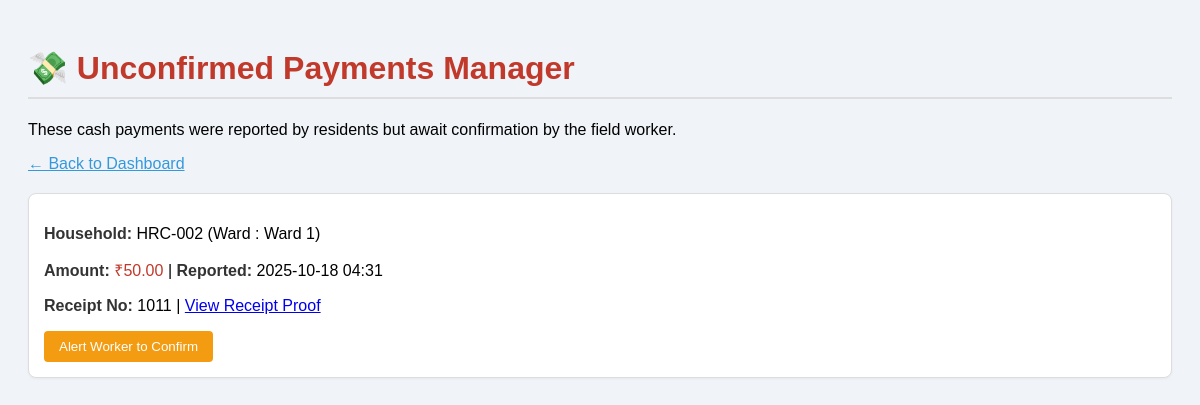
The page /dashboard-admin/unconfirmed-payments/ (signed in) on the database its author committed.
### residents/models.py (models this page shows, shortened)
class Payment(models.Model):
    resident = models.ForeignKey(ResidentProfile, on_delete=models.CASCADE)
    amount = models.DecimalField(max_digits=6, decimal_places=2)
    payment_date = models.DateTimeField(default=timezone.now)
    is_paid_online = models.BooleanField(default=True, help_text="True for digital payment, False for cash.")
    receipt_number = models.CharField(max_length=100, help_text="Transaction ID or Manual Receipt Number.")
    receipt_photo = models.ImageField(
        upload_to='payment_receipts/',
        null=True, # Allow null initially
        help_text="Upload photo proof of the receipt (Max size: 5 MB).",
        blank=True # Allow blank initially, required in form only for offline
    )
    worker_who_received_cash = models.ForeignKey(
        'workers.WorkerProfile',
        on_delete=models.SET_NULL,
        null=True,
        blank=True,
        help_text="Worker who confirmed receipt of cash payment."
    )

class ResidentProfile(models.Model):
    user = models.OneToOneField(settings.AUTH_USER_MODEL, on_delete=models.CASCADE)
    ward_number = models.CharField(max_length=10, help_text="The waste collection ward assigned by the Admin.")
    household_id = models.CharField(max_length=50, unique=True, help_text="Unique identifier for the household (e.g., Door No.)")
    address = models.TextField()
    class Meta:
        verbose_name_plural = "Resident Profiles"

### admin_dashboard/views.py (the view, shortened to what this page needs)
# urls.py: path('unconfirmed-payments/', views.unconfirmed_payments_manager, name='unconfirmed_payments_manager'),
@login_required(login_url='admin_login')
@user_passes_test(is_superuser, login_url='admin_login')
def unconfirmed_payments_manager(request):
    unconfirmed_payments = Payment.objects.filter(
        is_paid_online=False,
        worker_who_received_cash__isnull=True
    ).order_by('-payment_date')
    context = {
        'unconfirmed_payments': unconfirmed_payments,
    }
    return render(request, 'admin_dashboard/unconfirmed_payments.html', context)

### admin_dashboard/views.py (called while the page is built)
def is_superuser(user):
    return user.is_superuser

### admin_dashboard/templates/admin_dashboard/unconfirmed_payments.html (shortened to what this page needs)
<!DOCTYPE html>
<html lang="en">
<head>
</head>
<body>
    <h1>💸 Unconfirmed Payments Manager</h1>
    <p>These cash payments were reported by residents but await confirmation by the field worker.</p>
    <a href="{% url 'admin_monitoring_dashboard' %}" style="color: #3498db;">&larr; Back to Dashboard</a>
    <div class="payment-list">
        {% if unconfirmed_payments %}
            {% for payment in unconfirmed_payments %}
            <div class="payment-item">
                <p><strong>Household:</strong> {{ payment.resident.household_id }} (Ward : {{ payment.resident.ward_number }})</p>
                <p><strong>Amount:</strong> <span style="color: #c0392b;">₹{{ payment.amount }}</span> | <strong>Reported:</strong> {{ payment.payment_date|date:"Y-m-d H:i" }}</p>
                <p><strong>Receipt No:</strong> {{ payment.receipt_number }} | <a href="{% if payment.receipt_photo %}{{ payment.receipt_photo.url }}{% endif %}" target="_blank">View Receipt Proof</a></p>
                <form method="post" style="margin-top: 10px;">
                    <button type="submit" name="action" value="ALERT_WORKER" class="btn-alert">
                        Alert Worker to Confirm
                    </button>
                </form>
            </div>
            {% endfor %}
        {% else %}
            <p style="color: green;">All reported cash payments have been confirmed!</p>
        {% endif %}
    </div>
</body>
</html>

### admin_dashboard/templates/admin_dashboard/unconfirmed_payments.html (style rules this page uses)
body { font-family: Arial, sans-serif; background-color: #f0f4f8; padding: 20px; }
h1 { color: #c0392b; border-bottom: 2px solid #ddd; padding-bottom: 10px; }
.payment-list { margin-top: 20px; }
.payment-item { background: white; border: 1px solid #ddd; padding: 15px; margin-bottom: 10px; border-radius: 8px; box-shadow: 0 1px 3px rgba(0,0,0,0.05); }
.payment-item strong { color: #333; }
.btn-alert { background-color: #f39c12; color: white; padding: 8px 15px; border: none; border-radius: 4px; cursor: pointer; }

### rows shown on the page
Payment: resident.household_id "HRC-002", resident.ward_number "Ward 1", amount "50.00", payment_date "2025-10-18 04:31", receipt_number "1011"
